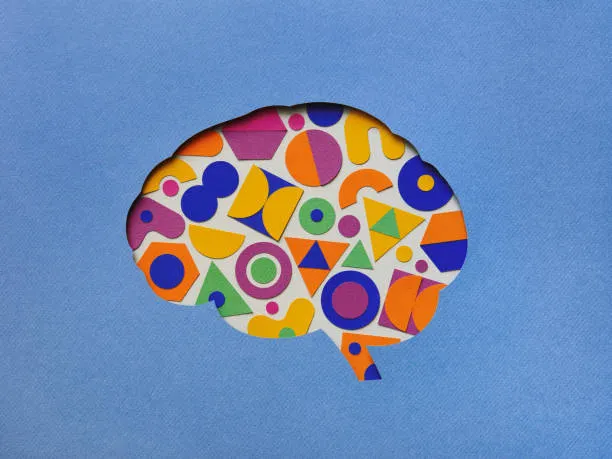
#> input picture object_detection/mixshapes.jpg, 612 x 459 px
$ python objectdetec.py
#> lines starting #> are read from the running program, lines starting #| are printed output that depends on the picture; after the words box and inside, x2 and y2 are one past the last pixel; in counts of white or black regions, pixels touching at a corner belong together
import cv2
import numpy as np

# Load the image
img = cv2.imread("mixshapes.jpg")
#> img is the input picture: shape (459, 612, 3); mean B, G, R 177.7, 137.8, 113.7
gray = cv2.cvtColor(img, cv2.COLOR_BGR2GRAY)
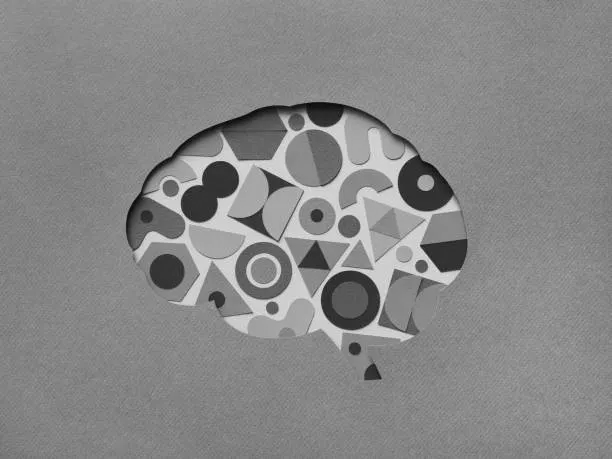
#> gray: shape (459, 612); min 1, max 232, mean 135.2
blurred = cv2.GaussianBlur(gray, (5, 5), 0)
edged = cv2.Canny(blurred, 50, 150)
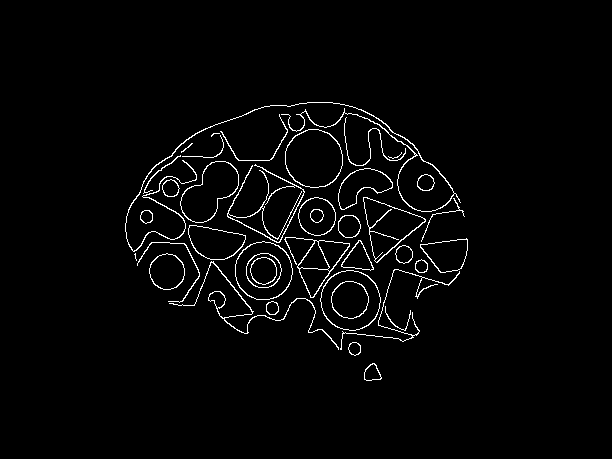
#> edged: shape (459, 612); 2.4% white in thin lines or dots, all inside (x1, y1, x2, y2) = (125, 102, 468, 381)

shapes_inp = input(print('Enter the name of shape you want to find (circle/rectangle/triangle/square)'))
#> the answer given: mixshapes.jpg

# Find contours
contours, _ = cv2.findContours(edged, cv2.RETR_EXTERNAL, cv2.CHAIN_APPROX_SIMPLE)
#> contours = 36 contours, 7 with area under 20; largest, box (x1, y1, x2, y2) and area: (320, 270, 381, 331) 2804, (285, 129, 343, 188) 2643, (235, 241, 293, 300) 2616, (180, 161, 239, 223) 2118, (363, 197, 426, 263) 2014
def shape_pred(s1=None,mode=None):
#> called with s1 = 'mixshapes.jpg', mode = True
    flag=0
    s1=s1.capitalize()
    if mode==True:
        for cnt in contours:
            approx = cv2.approxPolyDP(cnt, 0.04 * cv2.arcLength(cnt, True), True)
            x, y, w, h = cv2.boundingRect(approx)
            if len(approx) == 3:
                shape = "Triangle"
                if shape==s1:
                    cv2.drawContours(img, [approx], -1, (0, 255, 0), 3)
                    cv2.putText(img, shape, (x, y - 10), cv2.FONT_HERSHEY_SIMPLEX, 0.5, (255, 0, 0), 2)
                    flag=1
            elif len(approx) == 4:
                aspectRatio = w / float(h)
                shape = "Square" if 0.95 <= aspectRatio <= 1.05 else "Rectangle"
                if shape==s1:
                    cv2.drawContours(img, [approx], -1, (0, 255, 0), 3)
                    cv2.putText(img, shape, (x, y - 10), cv2.FONT_HERSHEY_SIMPLEX, 0.5, (255, 0, 0), 2)
                    flag=1
            elif len(approx) == 5:
                shape = "Pentagon"
                if shape==s1:
                    cv2.drawContours(img, [approx], -1, (0, 255, 0), 3)
                    cv2.putText(img, shape, (x, y - 10), cv2.FONT_HERSHEY_SIMPLEX, 0.5, (255, 0, 0), 2)
                    flag=1
            elif len(approx) == 6:
                shape = "Hexagon"
                if shape==s1:
                    cv2.drawContours(img, [approx], -1, (0, 255, 0), 3)
                    cv2.putText(img, shape, (x, y - 10), cv2.FONT_HERSHEY_SIMPLEX, 0.5, (255, 0, 0), 2)
                    flag=1
            elif len(approx) >= 7:
                shape = "Circle"
                if shape==s1:
                    cv2.drawContours(img, [approx], -1, (0, 255, 0), 3)
                    cv2.putText(img, shape, (x, y - 10), cv2.FONT_HERSHEY_SIMPLEX, 0.5, (255, 0, 0), 2)
                    flag=1
            if flag == 0:
                cv2.putText(img, "NOT MATCHED", (x, y - 10), cv2.FONT_HERSHEY_SIMPLEX, 0.5, (255, 0, 0), 2)
#> this loop made 36 passes
#> (approx, x, y, w, h, aspectRatio, shape) on passes 1, 15, 31, 32, 36: ([[374, 363], [365, 369], [364, 379], [381, 378]], 364, 363, 18, 17, 1.06, 'Rectangle'), ([[467, 239], [420, 247], [440, 272], [457, 270]], 420, 239, 48, 34, 1.41, 'Rectangle'), ([[222, 139], [213, 157], [182, 156], [216, 156]], 182, 139, 41, 19, 2.16, 'Rectangle'), ([[211, 136], [214, 133], [219, 133], [213, 133]], 211, 133, 9, 4, 2.25, 'Rectangle'), ([[460, 202], [270, 105], [125, 231], [270, 105]], 125, 105, 336, 127, 2.65, 'Rectangle')
#> (approx, x, y, w, h, shape) on passes 14, 21, 28: ([[358, 240], [341, 266], [373, 269]], 341, 240, 33, 30, 'Triangle'), ([[363, 197], [377, 262], [425, 219]], 363, 197, 63, 66, 'Triangle'), ([[180, 155], [150, 178], [143, 193]], 143, 155, 38, 39, 'Triangle')
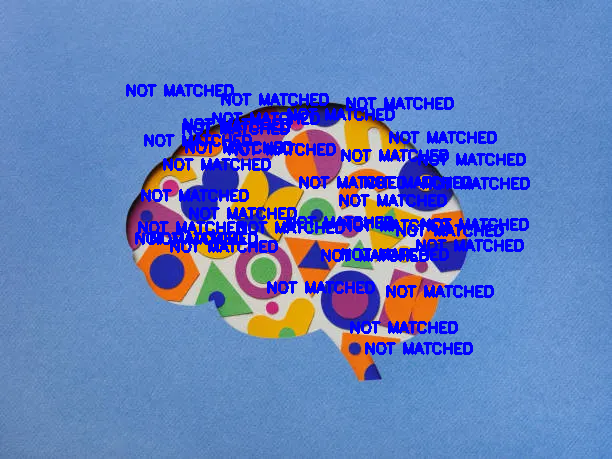
#> img: shape (459, 612, 3); 9.08% of pixels changed, all inside (x1, y1, x2, y2) = (126, 84, 530, 355)
        cv2.imshow("Shape Detection", img)
        cv2.waitKey(0)
        cv2.destroyAllWindows()
    else:
        for cnt in contours:
            approx = cv2.approxPolyDP(cnt, 0.04 * cv2.arcLength(cnt, True), True)
            x, y, w, h = cv2.boundingRect(approx)
            if len(approx) == 3:
                shape = "Triangle"
            elif len(approx) == 4:
                aspectRatio = w / float(h)
                shape = "Square" if 0.95 <= aspectRatio <= 1.05 else "Rectangle"
            elif len(approx) == 5:
                shape = "Pentagon"
            elif len(approx) == 6:
                shape = "Hexagon"
            elif len(approx) >= 7:
                shape = "Circle"
            else:
                shape = "Unknown"
            cv2.drawContours(img, [approx], -1, (0, 255, 0), 3)
            cv2.putText(img, shape, (x, y - 10), cv2.FONT_HERSHEY_SIMPLEX, 0.5, (255, 0, 0), 2)
        cv2.imshow("Shape Detection", img)
        cv2.waitKey(0)
        cv2.destroyAllWindows()
shape_pred(shapes_inp,True)
# shape_pred("triangle",True)
